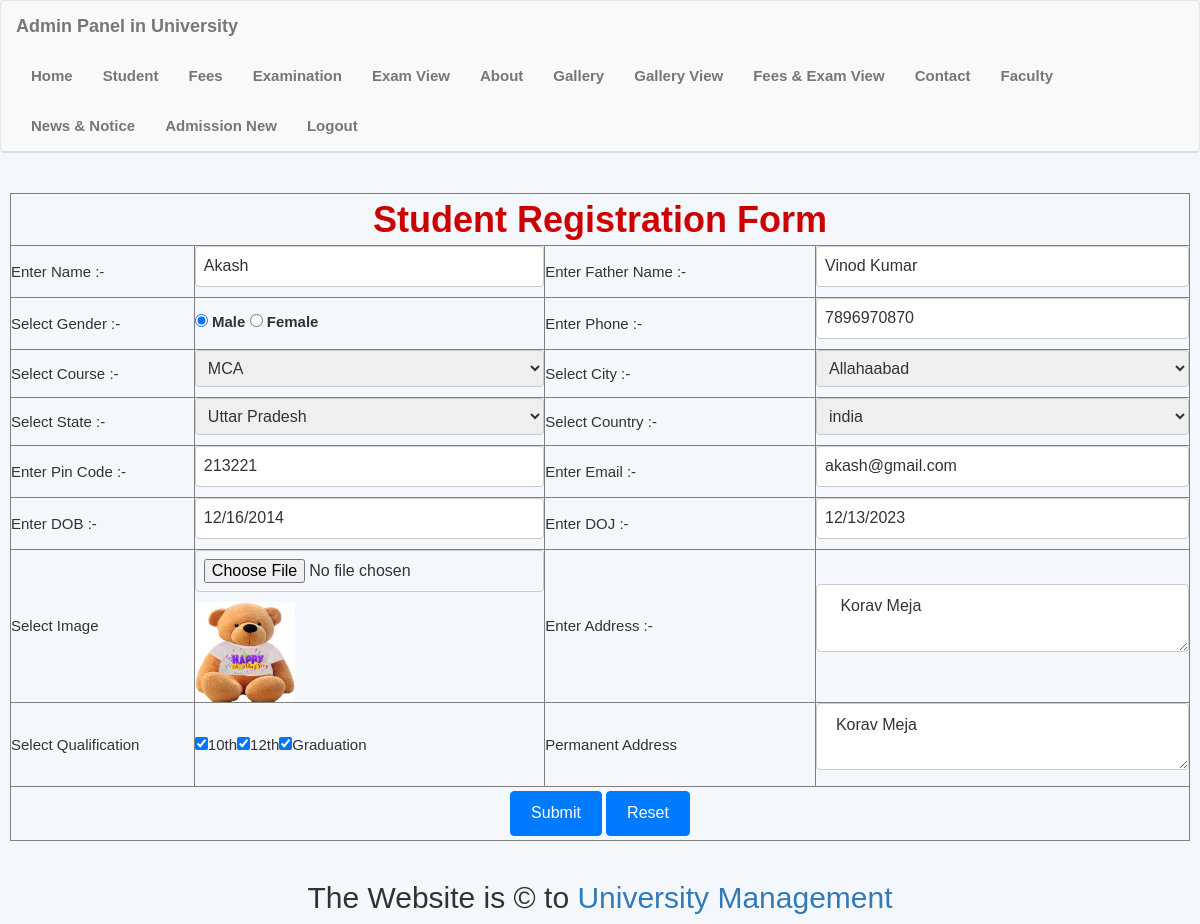
The page /_admin/student_add.php?st_id=73 (signed in) on the database its author committed.
### tables this page shows
CREATE TABLE `student` (
  `st_id` int(11) NOT NULL,
  `st_name` varchar(200) NOT NULL,
  `st_fathername` varchar(200) NOT NULL,
  `st_gen` varchar(200) NOT NULL,
  `st_phone` varchar(200) NOT NULL,
  `st_course` varchar(200) NOT NULL,
  `st_city` varchar(200) NOT NULL,
  `st_state` varchar(200) NOT NULL,
  `st_country` varchar(200) NOT NULL,
  `st_pincode` varchar(200) NOT NULL,
  `st_email` varchar(200) NOT NULL,
  `st_dob` varchar(200) NOT NULL,
  `st_doj` varchar(200) NOT NULL,
  `st_image` varchar(200) NOT NULL,
  `st_address` varchar(200) NOT NULL,
  `st_qualification` varchar(200) NOT NULL,
  `st_address2` varchar(200) NOT NULL
);

CREATE TABLE `qulification` (
  `qual_id` int(10) NOT NULL,
  `qual_name` varchar(100) NOT NULL
);

### _admin/includes/function.php (the view, shortened to what this page needs)
<?php include("db_connect.php"); ?>
<?php
function get_dropdown_list($table, $col_id, $col_name, $sel)
{
    global $con;
    $sql = "select * from  $table order by $col_id";
    $option_list = "<option value='0'> Please Select</option>";
    $rs = mysqli_query($con, $sql) or die(mysqli_error($con));
    while ($data = mysqli_fetch_assoc($rs)) {
        if ($data[$col_id] == $sel)
            $option_list .= "<option value='$data[$col_id]' selected>$data[$col_name]</option>";
        else
            $option_list .= "<option value='$data[$col_id]'>$data[$col_name]</option>";
    }
    return $option_list;
}
function get_checkbox_list($table, $col_id, $col_name, $name, $sel)
{
    global $con;
    $sql = "select * from $table";
    $check_list = "";
    $sel = explode(",", $sel);
    $rs = mysqli_query($con, $sql) or die(mysqli_error($con));
    while ($data = mysqli_fetch_assoc($rs)) {
        if (in_array($data[$col_id], $sel)) {
            $check_list .= "<input type='checkbox'name='$name'class='$name'onclick='st_check(this);' value='$data[$col_id]' checked>$data[$col_name]";
        } else {
            $check_list .= "<input type='checkbox'name='$name'class='$name'onclick='st_check(this);' value='$data[$col_id]'>$data[$col_name]";
        }
    }
    return $check_list;
}
?>

### _admin/student_add.php (shortened to what this page needs)
<?php
include_once('includes/header.php')
?>
<?php
global $con;
if (isset($_REQUEST['st_id'])) {
  $sql = "select * from student where st_id='$_REQUEST[st_id]'";
  $rs = mysqli_query($con, $sql);
  $data = mysqli_fetch_assoc($rs);
}
?>
<form action="lib/student.php" id="student_add" name="student_add" method="post" onsubmit="return valid_student(event);"
  enctype="multipart/form-data">
  <table width="95%" height="373" border="1">
    <tr>
      <td colspan="4">
        <div align="center" class="style1">Student Registration Form</div>
      </td>
    </tr>
    <tr>
      <td width="148">Enter Name :- </td>
      <td width="282">
        <input type="text" id="st_name" name="st_name" autofocus value="<?= $data['st_name'] ?>"
          placeholder="Enter your name" oninput="validate_name(this,event);" />
      </td>
      <td width="218">Enter Father Name :- </td>
      <td width="301">
        <input type="text" id="st_fathername" name="st_fathername" value="<?= $data['st_fathername'] ?>"
          placeholder="Enter your father's name" oninput="validate_name(this,event);" />
      </td>
    </tr>
    <tr>
      <td>Select Gender :- </td>
      <td>
        <label>
          <input type="radio" id="st_gen" name="st_gen" value="Male" <?php if ($data['st_gen'] == "Male")
                                                                        echo "checked"; ?> />
          Male </label>
        <label>
          <input type="radio" id="st_gen" name="st_gen" value="Female" <?php if ($data['st_gen'] == "Female")
                                                                          echo "checked"; ?> />
          Female </label>
      </td>
      <td>Enter Phone :- </td>
      <td>
        <input type="text" id="st_phone" name="st_phone" value="<?= $data['st_phone'] ?>"
          placeholder="Enter phone number" oninput="validate_phone(this,event)" maxlength="10" />
      </td>
    </tr>
    <tr>
      <td>Select Course :- </td>
      <td>
        <select id="st_course" name="st_course">
          <?php echo get_dropdown_list("course", "course_id", "course_name", $data['st_course']); ?>
        </select>
      </td>
      <td>Select City :- </td>
      <td>
        <select id="st_city" name="st_city">
          <?php echo get_dropdown_list("city", "city_id", "city_name", $data['st_city']); ?>
        </select>
      </td>
    </tr>
    <tr>
      <td>Select State :- </td>
      <td>
        <select id="st_state" name="st_state">
          <?php echo get_dropdown_list("state", "state_id", "state_name", $data['st_state']); ?>
        </select>
      </td>
      <td>Select Country :- </td>
      <td>
        <select id="st_country" name="st_country">
          <?php echo get_dropdown_list("country", "country_id", "country_name", $data['st_country']); ?>
        </select>
      </td>
    </tr>
    <tr>
      <td>Enter Pin Code :- </td>
      <td>
        <input type="text" id="st_pincode" name="st_pincode" value="<?= $data['st_pincode'] ?>"
          placeholder="Enter pin code" oninput="check_pincode(this, event)" />
      </td>
      <td>Enter Email :- </td>
      <td>
        <input type="email" id="st_email" name="st_email" value="<?= $data['st_email'] ?>"
          placeholder="Enter email address" oninput="validate_email(this,event)" />
      </td>
    </tr>
    <tr>
      <td>Enter DOB :- </td>
      <td>
        <input type="text" id="st_dob" name="st_dob" value="<?= $data['st_dob'] ?>" placeholder="DD/MM/YYYY"
          oninput="valid_date_input(this,event);" />
      </td>
      <td>Enter DOJ :- </td>
      <td>
        <input type="text" id="st_doj" name="st_doj" value="<?= $data['st_doj'] ?>" placeholder="DD/MM/YYYY"
          oninput="valid_date_input(this,event);" />
      </td>
    </tr>
    <tr>
      <td height="44">Select Image </td>
      <td>
        <input type="file" id="st_image" name="st_image" />
        <?php if (!empty($data['st_image'])): ?>
          <img src="uploads/<?= $data['st_image'] ?>" width="100" height="100" />
        <?php endif; ?>
      </td>
      <td>Enter Address :- </td>
      <td>
        <textarea name="st_address" id="st_address" placeholder="Enter address"
          oninput="validate_name(this,event);"> <?php echo $data['st_address']; ?> </textarea>
      </td>
    </tr>
    <tr>
      <td colspan="1" height="44">Select Qualification </td>
      <td>
        <?php echo get_checkbox_list("qulification", "qual_id", "qual_name", "st_qualification[]", $data['st_qualification']); ?>
      </td>
      <td>Permanent Address</td>
      <td><textarea name="st_address2" id="st_address2"
          placeholder="Enter permanent address" oninput="validate_name(this,event);"> <?php echo $data['st_address2']; ?></textarea></td>
    </tr>
    <tr>
      <td height="54" colspan="4">
        <div align="center">
          <input type="submit" name="Submit2" value="Submit" />
          <input name="reset2" type="reset" id="reset2" value="Reset" />
        </div>
      </td>
    </tr>
  </table>
</form>
<?php include_once('includes/footer.php') ?>

### _admin/includes/header.php (style rules this page uses)
body { background-color: #f4f7fc; font-family: 'Arial', sans-serif; font-size: 15px; margin: 0; padding: 0; }

### _admin/student_add.php (style rules this page uses)
form { max-width: 100%; margin: 0 auto; padding: 10px; }
table { width: 100%; border-collapse: collapse; margin: 10px 0; }
table td { padding: 0px; text-align: left; }
.style1 { color: #CC0000; font-weight: bold; font-size: 36px; }
input[type="text"], input[type="email"], input[type="file"], textarea, select { width: 100%; padding: 8px; font-size: 16px; border: 1px solid #ccc; border-radius: 4px; margin-bottom: 10px; }
input[type="submit"], input[type="reset"] { padding: 10px 20px; font-size: 16px; background-color: #007BFF; color: white; border: 1px solid #007BFF; border-radius: 4px; cursor: pointer; }
textarea { width: 100%; padding: 10px; font-size: 16px; border: 1px solid #ccc; border-radius: 4px; resize: vertical; }

### rows shown on the page
student: st_name "Akash", st_fathername "Vinod Kumar", st_gen "☑ Male", st_gen "☐ Female", st_phone "7896970870", st_pincode "213221", st_email "akash@gmail.com", st_dob "12/16/2014", st_doj "12/13/2023", st_image (picture), st_address "Korav Meja", st_address2 "Korav Meja"
qulification: qual_name "10th"
qulification: qual_name "12th"
qulification: qual_name "Graduation"

### other values the page prints
form field st_course "MCA"
form field st_city "Allahaabad"
form field st_state "Uttar Pradesh"
form field st_country "india"
